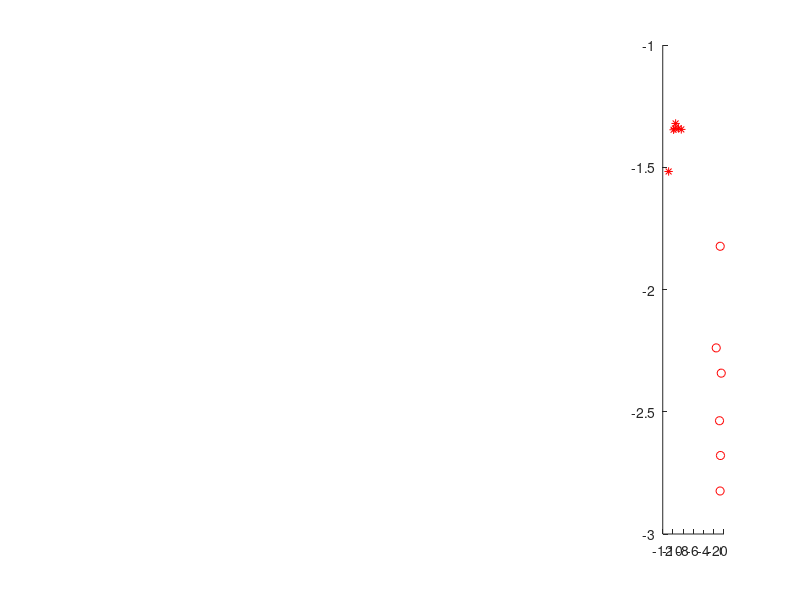

This chart was generated by the following MATLAB code:
clear all
close all
i = 1;
A = [0 25 50 75 100 300]
symMat = {'rx','gx','yx','bx'}


for j = 6:6
    subplot(1,6,j);
    hold
    while  exist(strcat(num2str(A(j)),'F_', num2str(i), '.dat'), 'file') == 2
        f = load(strcat(num2str(A(j)),'F_', num2str(i), '.dat'))
        symMat(rem(i,4)+1)
        if rem(i,4) == 1
            plot(f(:,1),f(:,2),'gx')
        end
        if rem(i,4) == 2
            plot(f(:,1),f(:,2),'rx')
        end
        if rem(i,4) == 3
            plot(f(:,1),f(:,2),'yx')
        end
        if rem(i,4) == 0
            plot(f(:,1),f(:,2),'kx')
        end
        i = i +1;
    end
    i = 1;
end

g = load('991F_1.dat')
 plot(g(:,1),g(:,2),'ro')
 g = load('992F_1.dat')
 plot(g(:,1),g(:,2),'r*')

